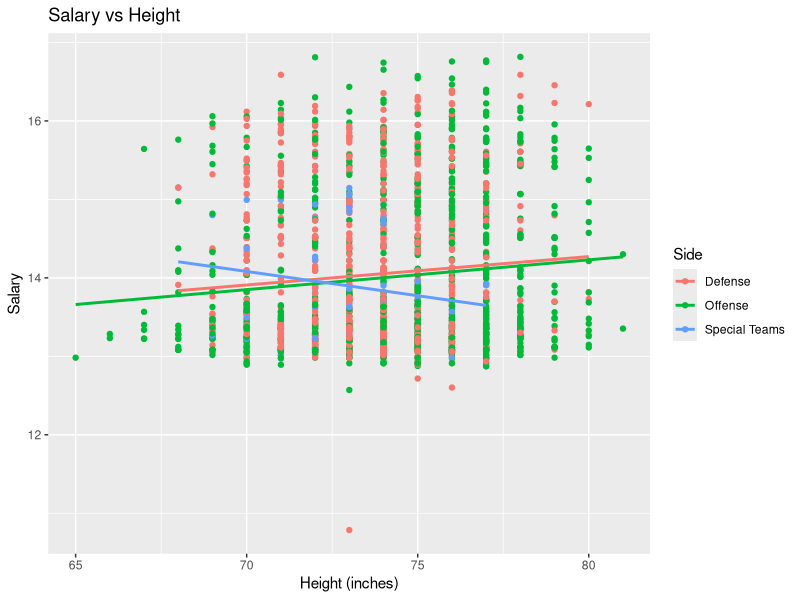
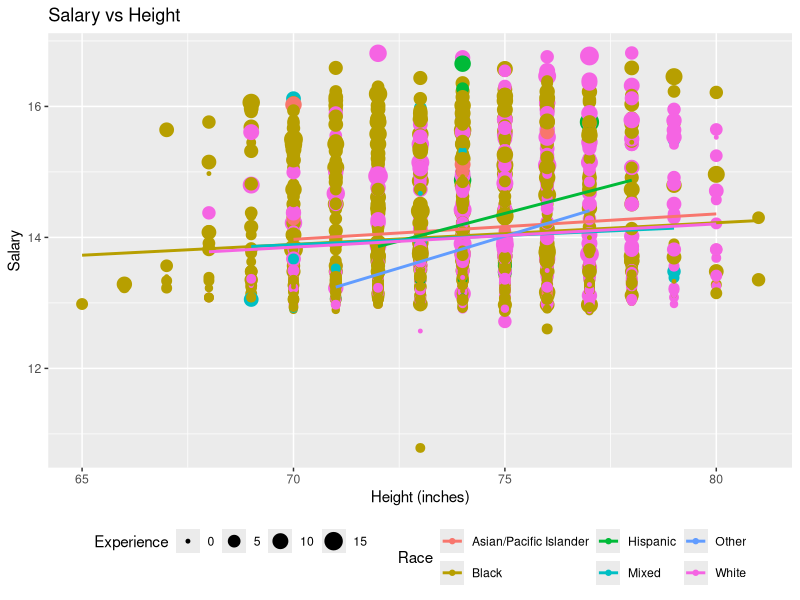
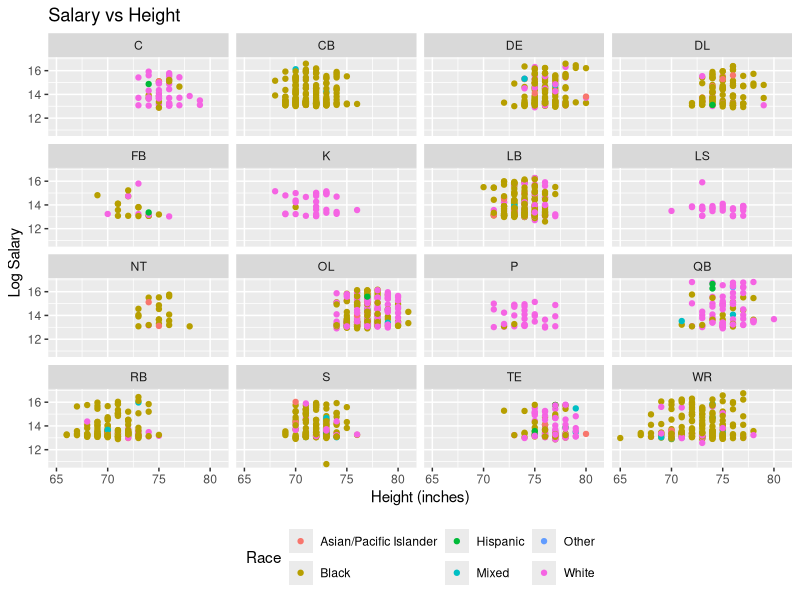
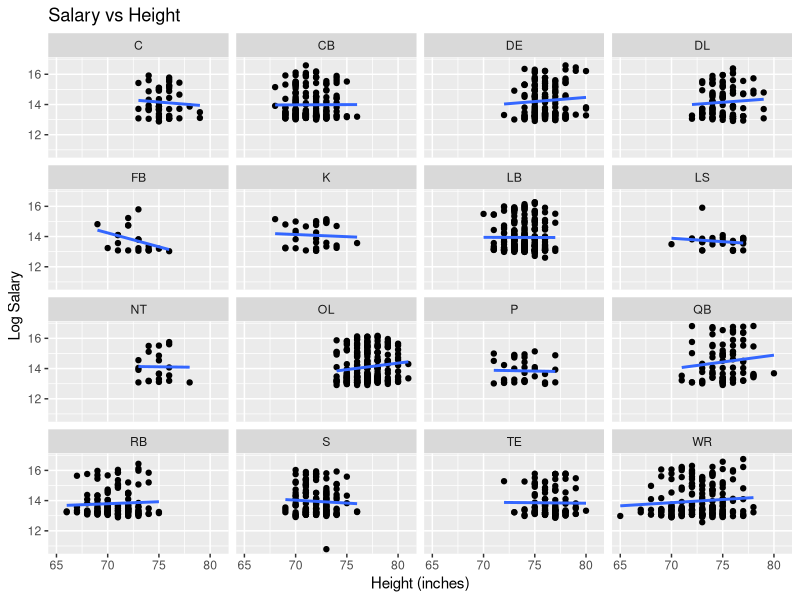
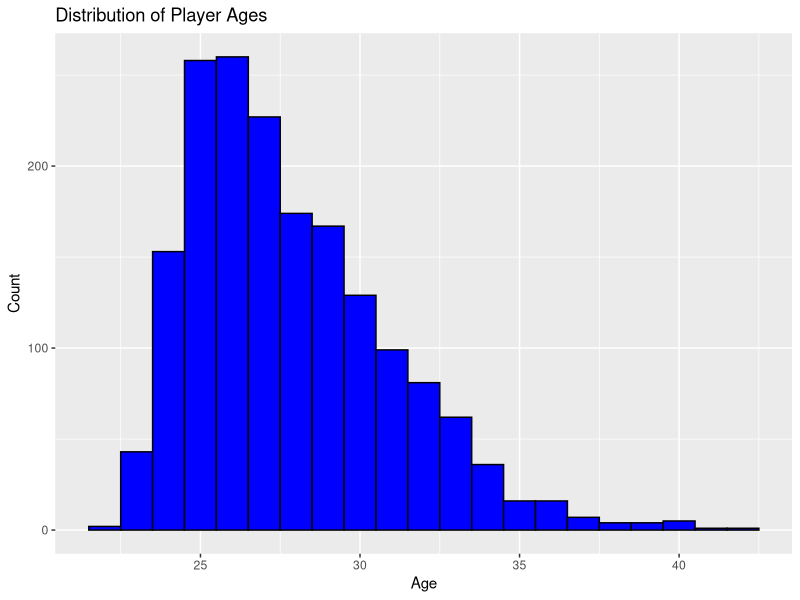

Generate these figures, in order, with R:
## ---- chunk 1
library( tidyverse )
knitr::opts_chunk$set(echo = TRUE)

#Read in the data, note that we define several values in the original dataset as NA
nfl <- read_csv( "data/NFL-Census-Data-9.2.2013_clean.csv", 
                 na = c("NA","N/A","", "n/a", "#VALUE!") )

## ---- chunk 2
# Highest and lowest salary

#base R
max(nfl$Salary, na.rm = TRUE)

min(nfl$Salary, na.rm = TRUE)

#tidyverse way (Dylan)
nfl %>% 
    summarise( max_sal = max( Salary, na.rm = TRUE ), 
               min_sal = min( Salary, na.rm = TRUE ) )

# Answer: The highest salary is $20,100,000 and the lowest salary is $48,333.

## ---- chunk 3
# some code

nfl %>% 
    filter( Team == "SF" )  %>% 
    arrange( desc( Salary ) ) %>% 
    select( "Player Name", College, State ) %>% 
    head(5)

#Copilot suggested some code before I could try to write it
## ---- chunk 4
clean.dat <- nfl %>% 
    filter( !is.na( Salary ) )

clean.dat %>% 
    group_by( Position ) %>% 
    summarise( mean_salary = mean( Salary ), count = n() ) %>% 
    arrange( desc( mean_salary ) )

## ---- chunk 5
# some code

clean.dat <- clean.dat %>%
    mutate( logSal = log( Salary), Height = if_else(Height == "6;2/;", "6'2\"", Height ) )

model <- lm( logSal ~ Height, data = clean.dat )
summary( model )
exp( coef( model ) )

# The model does not show any statistically significant relationship between
# height and salary, but this model is also not set up to give us helpful 
# information. We'll have to check again once we've converted height
# from a categorical to a continuous variable. 


#model_cor <- cor( clean.dat$Height, logSal, use = "complete.obs" )

#ggplot( nfl, aes( x = Height, y = logSal ) ) + 
 #   geom_point()  
  #  geom_smooth( method = "lm" )




## ---- chunk 6
# some code

model <- lm( logSal ~ Height + Position, data = clean.dat )
summary( model )
exp( coef( model ) )

## ---- chunk 7
# some code

clean.dat <- clean.dat %>%
    separate( Height, into = c("feet", "inches"), sep = "'" ) %>%
    mutate( feet = parse_number( feet ), 
            inches = parse_number( inches ), 
            total_inches = feet * 12 + inches )

summarise( clean.dat, mean_weight = mean( Weight, na.rm = TRUE ), 
               mean_height = mean( total_inches, na.rm = TRUE ) ) 
    

## ---- chunk 8
# You pick the variables.  What would be interesting?

# I want to combine player positions to create three categories: "Offense", "Defense", and "Special Teams".  I will use the following code to do this.  Note that I am using `case_when()` to create a new variable called `Side` that combines the original positions into these three categories.

clean.dat <- clean.dat %>%
    mutate( Side = case_when(
        Position %in% c("C", "FB", "OL", "QB", "RB", "TE", "WR") ~ "Offense",
        Position %in% c("CB", "DE", "DL", "LB", "NT", "S") ~ "Defense",
        Position %in% c("K", "LS", "P") ~ "Special Teams",
        TRUE ~ NA_character_
    ) )

# Plot with the new `Side` variable instead of `Position`
ggplot( clean.dat, aes( x = total_inches, y = logSal, color = Side ) ) +
    geom_point() +
    geom_smooth( method = "lm", se = FALSE ) +
    labs( title = "Salary vs Height",
          x = "Height (inches)",
          y = "Salary" ) +
    theme(legend.position = "right")

position.model = lm( logSal ~ total_inches + Side, data = clean.dat )
summary(position.model)
exp( coef( position.model ) )

side.model = lm( total_inches ~ Side, data = clean.dat)
summary(side.model)
exp( coef( side.model ))


## ---- chunk 9
# some code

clean.dat <- clean.dat %>% 
    filter( !is.na( Race ) )

#combine Asian/Pacific Islander and Pacific Islander into one category called Asian/Pacific Islander, and Iranian, Native American, and Other into one category called Other.  I will use `case_when()` again to do this.

clean.dat <- clean.dat %>%
  mutate(Race = if_else(Race == "Pacific Islander",
                        "Asian/Pacific Islander",
                        Race)) %>%
    mutate(Race = if_else(Race %in% c("Native American", "Other", "Iranian"), "Other", Race))

ggplot( clean.dat, aes( x = total_inches, y = logSal, color = Race ) ) +
    geom_point(aes (size = Experience)) +
    geom_smooth( method = "lm", se = FALSE ) +
    labs( title = "Salary vs Height",
          x = "Height (inches)",
          y = "Salary" ) +
    theme(legend.position = "bottom")

## ---- chunk 10
# some code

ggplot( clean.dat, aes( x = total_inches, y = logSal, color = Race ) ) +
    facet_wrap(~Position) +
    geom_point() +
    labs( title = "Salary vs Height",
          x = "Height (inches)",
          y = "Log Salary") +
    theme(legend.position = "bottom")


## ---- chunk 11
# some code

ggplot( clean.dat, aes( x = total_inches, y = logSal)) +
    facet_wrap(~Position) +
    geom_point() +
    geom_smooth( method = "lm", se = FALSE ) +
    labs( title = "Salary vs Height",
          x = "Height (inches)",
          y = "Log Salary" ) +
    theme(legend.position = "bottom")
## ---- chunk 12
# some code


## ---- chunk 13
# some code
## ---- chunk 14
# some code

clean.dat %>%
    ggplot( aes( x = Age ) ) +
    geom_histogram( binwidth = 1, fill = "blue", color = "black" ) +
    labs( title = "Distribution of Player Ages",
          x = "Age",
          y = "Count" )

# Let's use the 75th percentile to estimate the age of retirement for NFL players.  We can calculate this using the `quantile()` function.

quantile( clean.dat$Age, probs = 0.75, na.rm = TRUE )

summary( clean.dat$Age, na.rm = TRUE)
    
## ---- chunk 15
# According to statista.com (https://www.statista.com/statistics/240102/average-player-career-length-in-the-national-football-league/?srsltid=AfmBOoqmPYi5zkjXX6DnUkiD1QaxzctbS5JcTA_lbZ8tMZEYbO0MzTjS) the average career length for an NFL player is 3.3 years, but it varies by position. 

# We need to reconcile these positions with the positions in our dataset, with help from ChatGPT to clarify which sub-positions fall into the broader position categories (initials added to the list by Lydia). 

table(clean.dat$Position)

# Not clearly indicated on the list from statista.com:
# C   DE   FB   LS  NT     S   
# Center, Defensive End, Fullback, Long Snapper, Nose Tackle, Safety

# List from statista.com, updated with missing positions based on ChatGPT's advice: 
# Kickers/punters (K, P, LS): 4.87 years
# Quarterbacks (QB): 4.44
# Offensive Linemen (OL, C): 3.63
# Defensive Linemen (DL, DE, NT): 3.24
# Linebackers (LB): 2.97
# Cornerbacks (CB, S): 2.94
# Tight Ends (TE): 2.85
# Wide receivers (WR): 2.81
# Running backs (RB, FB): 2.57

#I want to create a new variable in my dataset that assigns the average career length to each player based on their position.

clean.dat <- clean.dat %>%
    mutate( Career_Length = case_when(
        Position %in% c("K", "P", "LS") ~ 4.87,
        Position == "QB" ~ 4.44,
        Position %in% c("OL", "C") ~ 3.63,
        Position %in% c("DL", "DE", "NT") ~ 3.24,
        Position == "LB" ~ 2.97,
        Position %in% c("CB", "S") ~ 2.94,
        Position == "TE" ~ 2.85,
        Position == "WR" ~ 2.81,
        Position %in% c("RB", "FB") ~ 2.57,
        TRUE ~ NA_real_
    ) )

# Now we need the median salary for each position. 

clean.dat %>% 
    group_by( Position ) %>% 
    summarise( median_salary = median( Salary, na.rm = TRUE ) ) 

# I'm going to make a new dataframe to make this easier

position_earnings <- clean.dat %>%
    group_by( Position ) %>%
    summarise( median_salary = median( Salary, na.rm = TRUE ), 
               career_length = first( Career_Length ), 
               count = n() ) %>%
    mutate( lifetime_earnings = median_salary * career_length )

head( position_earnings )

# Now we need a weighted average of lifetime earnings by position, based on the proportion of positions in the NFL as a whole

position_earnings %>% 
    summarize(avg_lifetime = sum( (lifetime_earnings * count )/ sum( count )) )

# Average lifetime earnings for a median level pay NFL player would be approximately $2,814,507.
